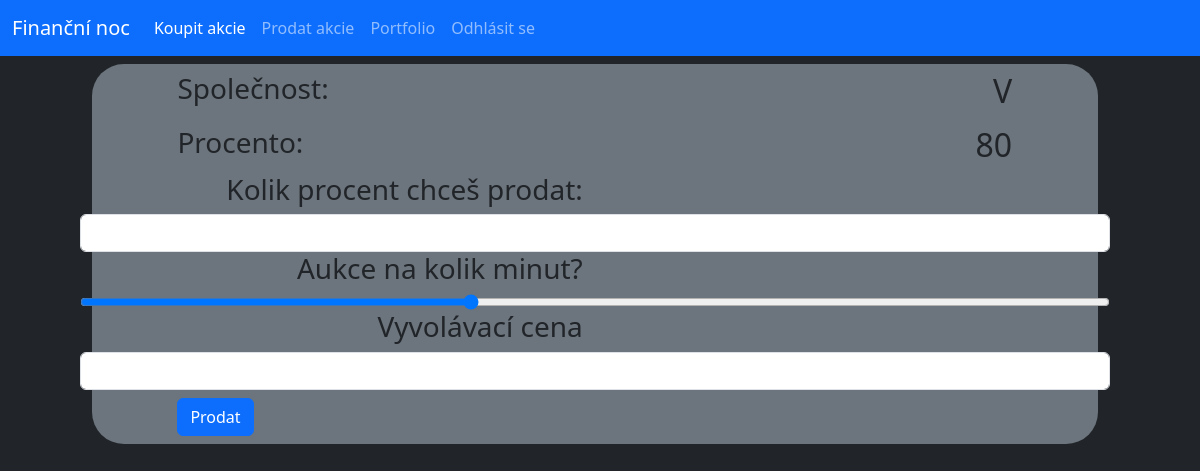
The app's page /sell/1 (signed in), older data.
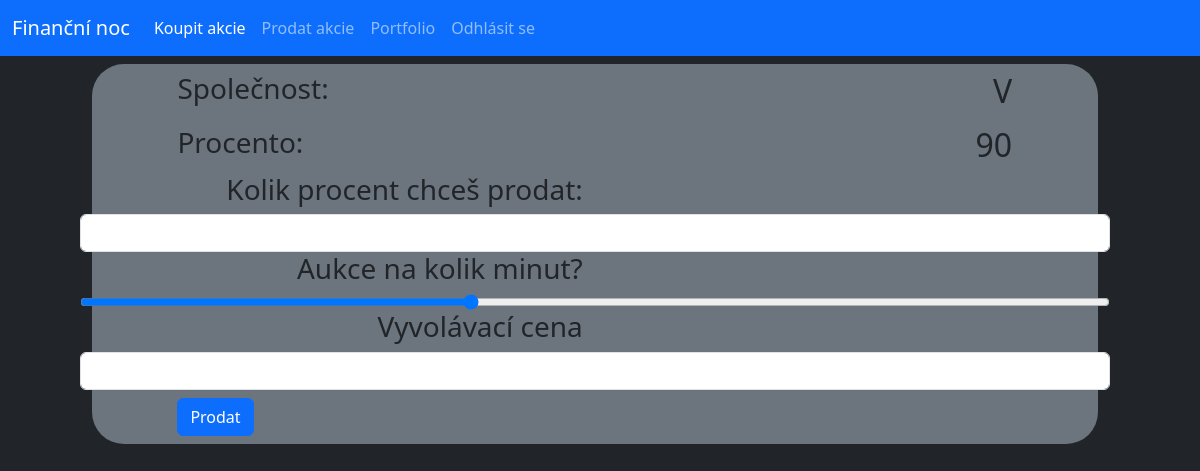
The same page, newer data.
### database.py (models this page shows, shortened)
class Stock(db.Model):
    _id = db.Column("id", db.Integer, primary_key=True)
    owner = db.Column(db.String(40))
    name = db.Column(db.String(40))
    percentage = db.Column(db.Integer)
    isSelling = db.Column(db.Boolean)

### router.py (the view, shortened to what this page needs)
@app.route("/sell", methods=["GET"])
@app.route("/sell/<stock_id>", methods=["GET", "POST"])
def sellStock(stock_id=-1):
    if not "user" in session:
        return redirect(url_for("login"))
    if (request.method == "GET") and (int(stock_id) < 0):
        stocks = Stock.query.filter_by(owner=session["user"]).all()
        return render_template("sell.html", stocks=stocks, logged=True)
    elif (request.method == "GET") and (int(stock_id) >= 0):
        stock = Stock.query.filter_by(_id=stock_id).first()
        stocks = Stock.query.all()
        if stock.owner == session["user"]:
            return render_template("stockSell.html", stock=stock, logged=True)
        else:
            flash("Tuto akcii nevlastníš!")
            return redirect(url_for("home"))

### Templates/stockSell.html (shortened to what this page needs)
{% extends "main.html" %}
{% block content %}
<div class="row py-2">
    <div class="col-offset-1 col-11">
        <div class="conteiner offset-1 bg-secondary rounded-5">
            <div class="row py-2">
                <div class="col-4 offset-1"><h3>Společnost:</h3></div>
                <div class="col-6"><h2 class="text-end">{{stock.name}}</h2></div>
            </div>
            <form action="#" method="POST">
                <div class="row">
                    <div class="col-4 offset-1"><h3>Procento:</h3></div>
                    <div class="col-6"><h2 class="text-end">{{stock.percentage}}</h2></div>
                    <div class="col-6"><h3 class="text-end">Kolik procent chceš prodat: </h3></div>
                    <input type="amount" class="form-control" id="amount" name="amount">
                    <div class="col-6"><h3 class="text-end">Aukce na kolik minut?</h3></div>
                    <input type="range" min="20" max="100" value="50" class="slider" id="minutes" name="minutes">
                </div>
                <div class="row">
                    <div class="col-6"><h3 class="text-end">Vyvolávací cena</h3></div>
                    <input type="price" class="form-control" id="price" name="price">
                </div>
                <div class="row py-2">
                    <div class="col-4 offset-1">
                        <button type="submit" class="btn btn-primary">Prodat</button>
                    </div>
            </form>
            </div>
        </div>
    </div>
{% endblock %}

Row changes from the older to the newer data that the page shows:
changed Stock: percentage "80" → "90"
